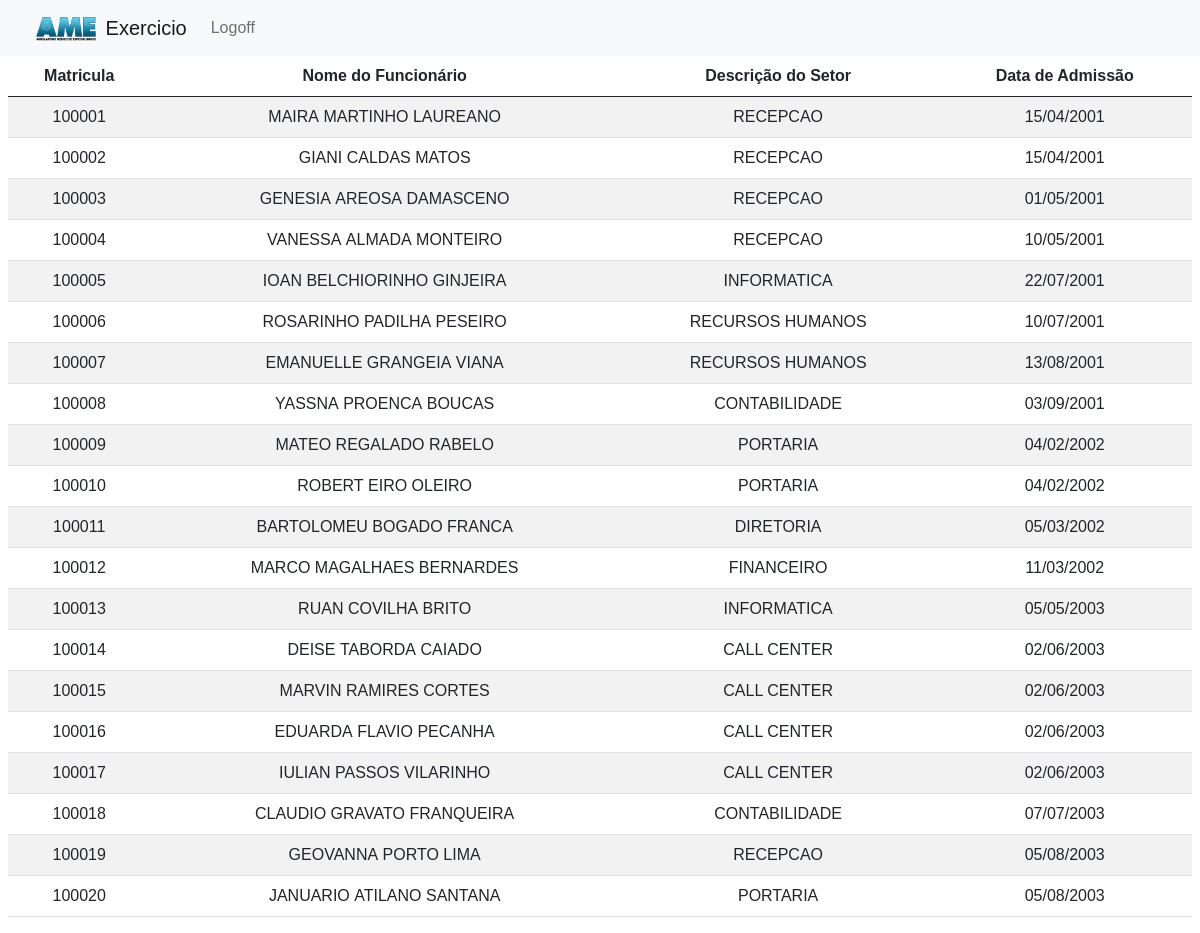
/pages/home (signed in), run on the app's committed database.
### tables this page shows
CREATE TABLE `funcionarios` (
  `CD_FUNCIONARIO` int(11) NOT NULL,
  `NR_MATRICULA` int(11) NOT NULL,
  `NOME` varchar(200) NOT NULL,
  `DT_ADMISSAO` date NOT NULL,
  `CD_FK_SETOR` int(11) NOT NULL
);

CREATE TABLE `setor` (
  `CD_SETOR` int(11) NOT NULL,
  `NM_SETOR` varchar(200) NOT NULL
);

### backend/tableFuncionarios.php (the view, shortened to what this page needs)
<?php
require_once(dirname(__FILE__) . "/../database/conn.php");
$query_select = "SELECT f.NR_MATRICULA, f.NOME, s.NM_SETOR, f.DT_ADMISSAO, f.CD_FUNCIONARIO
FROM funcionarios AS f, setor AS s
WHERE f.CD_FK_SETOR = s.CD_SETOR";
$resultado = $conn->query($query_select);
if ($resultado->num_rows > 0) {
  while ($row = $resultado->fetch_assoc()) {
    $data = new DateTime($row['DT_ADMISSAO']);
    echo "<tr class='text-center'>";
    echo "<td>" . $row["NR_MATRICULA"] . "</td>";
    echo "<td>" . $row["NOME"] . "</td>";
    echo "<td>" . $row["NM_SETOR"] . "</td>";
    echo "<td>" . $data->format("d/m/Y") . "</td>";
    echo "</tr>";
  }
}

### pages/Home/index.php (shortened to what this page needs)
<!DOCTYPE html>
<html lang="pt-br">
<head>
  <link href="https://cdn.jsdelivr.net/npm/bootstrap@5.0.0-beta3/dist/css/bootstrap.min.css" rel="stylesheet" />
  <link rel="stylesheet" href="../../styles/global.css">
</head>
<body>
  <div id="home" class="container-fluid">
    <header class="row">
      <?php
      require("../../components/navbar.php");
      ?>
    </header>
    <main class="row px-2">
      <?php
      require("../../components/table.php");
      ?>
    </main>
  </div>
</body>
</html>

### components/navbar.php (shortened to what this page needs)
<nav class="navbar navbar-expand-lg navbar-light bg-light">
  <div class="container-fluid">
    <a class="navbar-brand" href="#">
      <img src="../../images/logo_AME.png" alt="Logo" title="AME" width="60" height="24" class="d-inline-block align-text-top me-1">
      Exercicio
    </a>
    <div class="collapse navbar-collapse" id="navbarSupportedContent">
      <ul class="navbar-nav me-auto mb-2 mb-lg-0">
        <li class="nav-item me-lg-2">
          <a class="nav-link" aria-current="page" href="../../backend/logoff.php">Logoff</a>
        </li>
      </ul>
    </div>
  </div>
</nav>

### components/table.php (shortened to what this page needs)
<table class="table table-striped table-hover">
  <thead>
    <tr class='text-center'>
      <th>Matricula</th>
      <th>Nome do Funcionário</th>
      <th>Descrição do Setor</th>
      <th>Data de Admissão</th>
    </tr>
  </thead>
  <tbody>
    <?php
    require_once(dirname(__FILE__) . "/../backend/tableFuncionarios.php")
    ?>
  </tbody>
</table>

### styles/global.css (style rules this page uses)
p, a, button, input, label, option, select, th, td, h1, h5 { font-family: Oxygen, sans-serif; }

### data on the page
funcionarios: NR_MATRICULA "100001", NOME "MAIRA MARTINHO LAUREANO", setor.NM_SETOR "RECEPCAO", DT_ADMISSAO "15/04/2001"
funcionarios: NR_MATRICULA "100002", NOME "GIANI CALDAS MATOS", setor.NM_SETOR "RECEPCAO", DT_ADMISSAO "15/04/2001"
funcionarios: NR_MATRICULA "100003", NOME "GENESIA AREOSA DAMASCENO", setor.NM_SETOR "RECEPCAO", DT_ADMISSAO "01/05/2001"
funcionarios: NR_MATRICULA "100004", NOME "VANESSA ALMADA MONTEIRO", setor.NM_SETOR "RECEPCAO", DT_ADMISSAO "10/05/2001"
funcionarios: NR_MATRICULA "100005", NOME "IOAN BELCHIORINHO GINJEIRA", setor.NM_SETOR "INFORMATICA", DT_ADMISSAO "22/07/2001"
funcionarios: NR_MATRICULA "100006", NOME "ROSARINHO PADILHA PESEIRO", setor.NM_SETOR "RECURSOS HUMANOS", DT_ADMISSAO "10/07/2001"
funcionarios: NR_MATRICULA "100007", NOME "EMANUELLE GRANGEIA VIANA", setor.NM_SETOR "RECURSOS HUMANOS", DT_ADMISSAO "13/08/2001"
funcionarios: NR_MATRICULA "100008", NOME "YASSNA PROENCA BOUCAS", setor.NM_SETOR "CONTABILIDADE", DT_ADMISSAO "03/09/2001"
funcionarios: NR_MATRICULA "100009", NOME "MATEO REGALADO RABELO", setor.NM_SETOR "PORTARIA", DT_ADMISSAO "04/02/2002"
funcionarios: NR_MATRICULA "100010", NOME "ROBERT EIRO OLEIRO", setor.NM_SETOR "PORTARIA", DT_ADMISSAO "04/02/2002"
funcionarios: NR_MATRICULA "100011", NOME "BARTOLOMEU BOGADO FRANCA", setor.NM_SETOR "DIRETORIA", DT_ADMISSAO "05/03/2002"
funcionarios: NR_MATRICULA "100012", NOME "MARCO MAGALHAES BERNARDES", setor.NM_SETOR "FINANCEIRO", DT_ADMISSAO "11/03/2002"
funcionarios: NR_MATRICULA "100013", NOME "RUAN COVILHA BRITO", setor.NM_SETOR "INFORMATICA", DT_ADMISSAO "05/05/2003"
funcionarios: NR_MATRICULA "100014", NOME "DEISE TABORDA CAIADO", setor.NM_SETOR "CALL CENTER", DT_ADMISSAO "02/06/2003"
funcionarios: NR_MATRICULA "100015", NOME "MARVIN RAMIRES CORTES", setor.NM_SETOR "CALL CENTER", DT_ADMISSAO "02/06/2003"
funcionarios: NR_MATRICULA "100016", NOME "EDUARDA FLAVIO PECANHA", setor.NM_SETOR "CALL CENTER", DT_ADMISSAO "02/06/2003"
funcionarios: NR_MATRICULA "100017", NOME "IULIAN PASSOS VILARINHO", setor.NM_SETOR "CALL CENTER", DT_ADMISSAO "02/06/2003"
funcionarios: NR_MATRICULA "100018", NOME "CLAUDIO GRAVATO FRANQUEIRA", setor.NM_SETOR "CONTABILIDADE", DT_ADMISSAO "07/07/2003"
funcionarios: NR_MATRICULA "100019", NOME "GEOVANNA PORTO LIMA", setor.NM_SETOR "RECEPCAO", DT_ADMISSAO "05/08/2003"
funcionarios: NR_MATRICULA "100020", NOME "JANUARIO ATILANO SANTANA", setor.NM_SETOR "PORTARIA", DT_ADMISSAO "05/08/2003"
